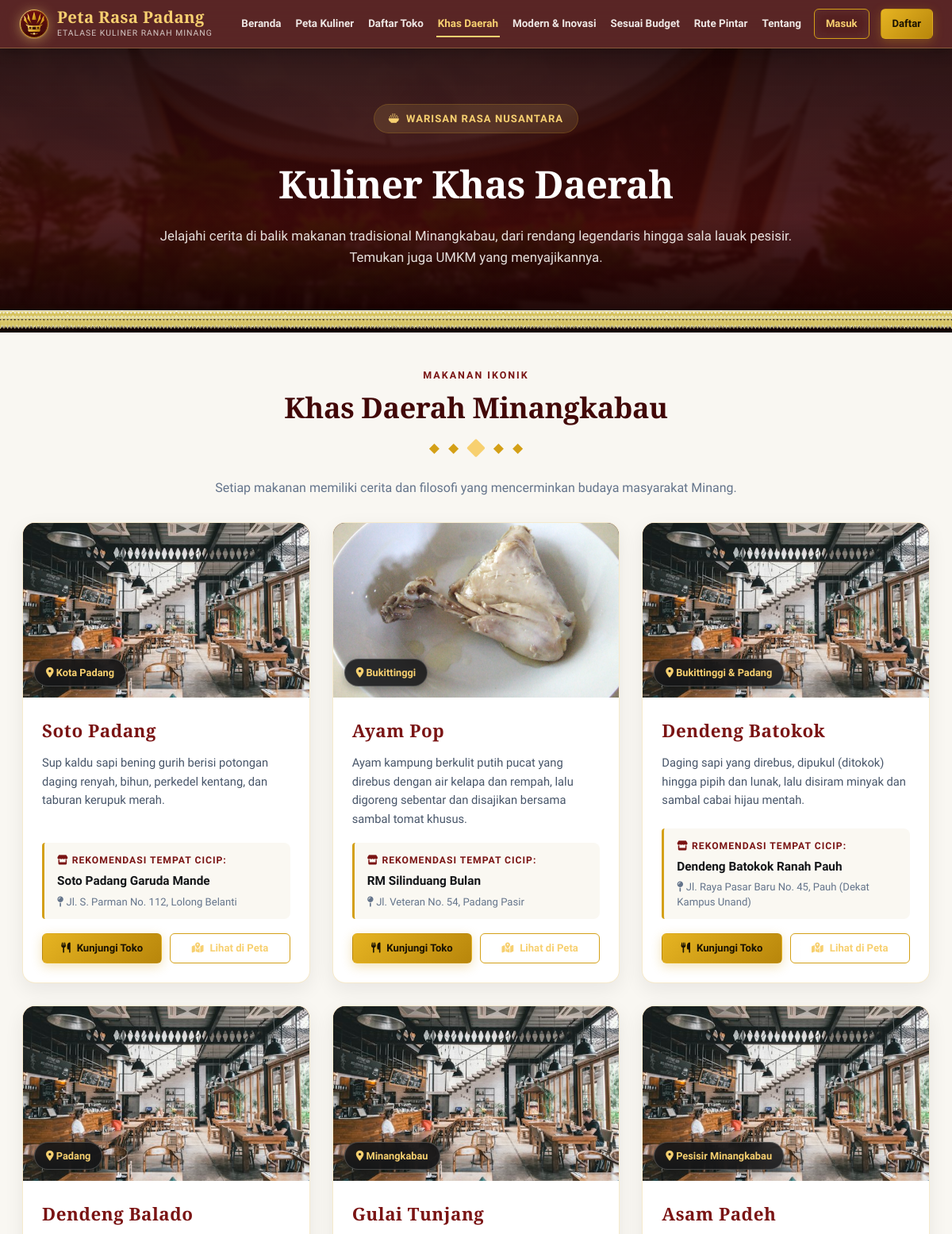
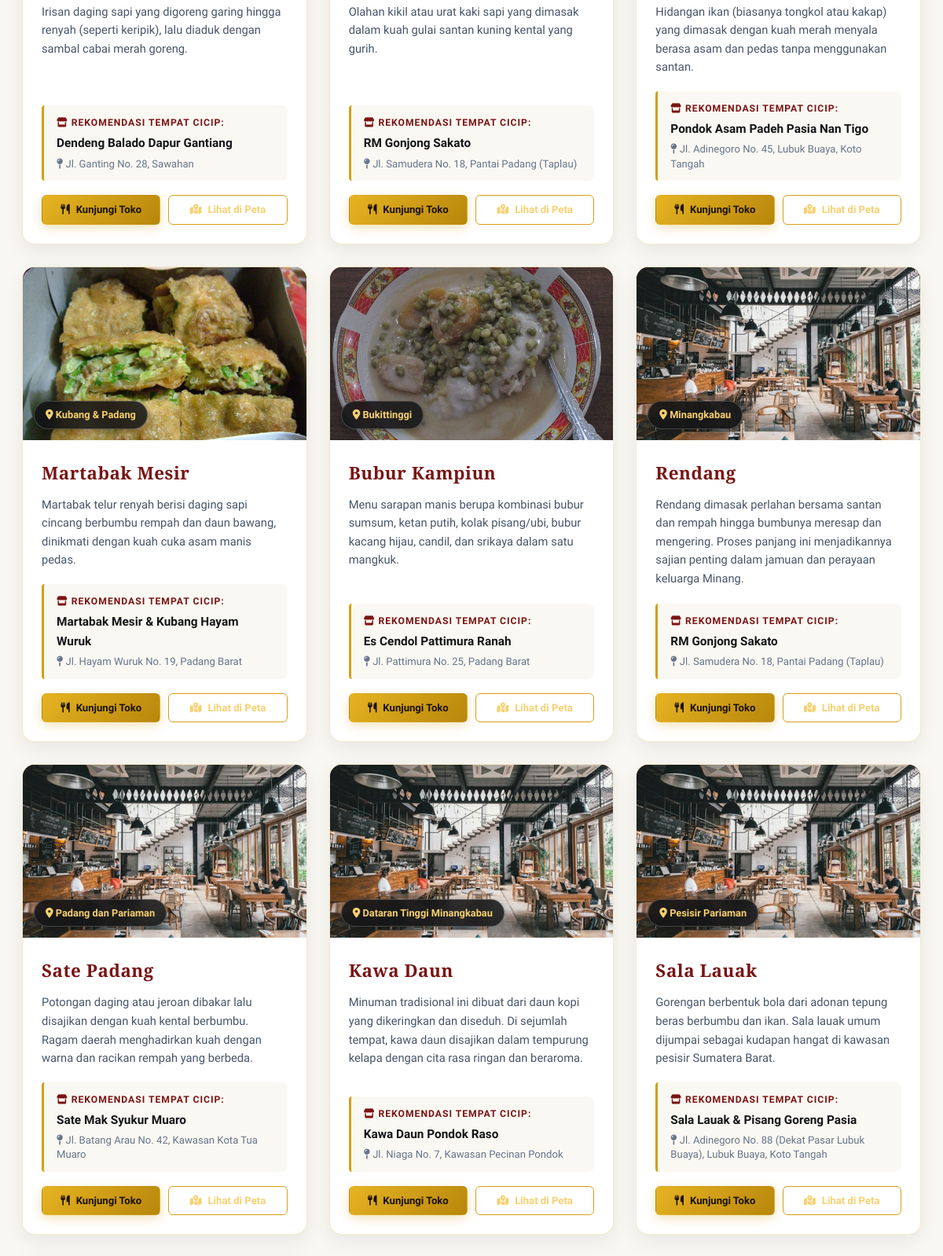
Screenshot of /khas-daerah.php (upper part) with the database file from the repository (2 pictures, top to bottom).
### tables this page shows
CREATE TABLE `makanan_khas` (
  `id_makanan` int(11) NOT NULL AUTO_INCREMENT,
  `nama_makanan` varchar(100) NOT NULL,
  `asal_daerah` varchar(100) DEFAULT NULL,
  `cerita` text DEFAULT NULL,
  `foto` varchar(255) DEFAULT NULL,
  `id_toko` int(11) DEFAULT NULL,
  PRIMARY KEY (`id_makanan`),
  KEY `id_toko` (`id_toko`),
  CONSTRAINT `makanan_khas_ibfk_1` FOREIGN KEY (`id_toko`) REFERENCES `toko` (`id_toko`) ON DELETE SET NULL
);

CREATE TABLE `toko` (
  `id_toko` int(11) NOT NULL AUTO_INCREMENT,
  `nama_toko` varchar(100) NOT NULL,
  `alamat` varchar(255) DEFAULT NULL,
  `kategori` varchar(50) DEFAULT NULL,
  `deskripsi` text DEFAULT NULL,
  `latitude` decimal(10,7) NOT NULL,
  `longitude` decimal(10,7) NOT NULL,
  `foto` varchar(255) DEFAULT NULL,
  `no_wa` varchar(20) DEFAULT NULL,
  `jam_buka` varchar(100) DEFAULT NULL,
  `is_khas` tinyint(1) DEFAULT 0,
  `is_hidden_gem` tinyint(1) DEFAULT 0,
  `visit_count` int(11) DEFAULT 0,
  `whatsapp_views` int(11) DEFAULT 0,
  `id_pemilik` int(11) DEFAULT NULL,
  PRIMARY KEY (`id_toko`),
  KEY `fk_toko_pemilik` (`id_pemilik`),
  CONSTRAINT `fk_toko_pemilik` FOREIGN KEY (`id_pemilik`) REFERENCES `users` (`id_user`) ON DELETE SET NULL
);

### khas-daerah.php (the view, shortened to what this page needs)
<?php
require_once 'koneksi.php';
$active_nav = 'khas';
$res_makanan = mysqli_query($koneksi, "SELECT * FROM makanan_khas ORDER BY id_makanan ASC");
?>
<!DOCTYPE html>
<html lang="id">
<head>
    <link rel="stylesheet" href="assets/css/style.css">
    <link rel="stylesheet" href="https://cdnjs.cloudflare.com/ajax/libs/font-awesome/6.5.1/css/all.min.css">
</head>
<body>
    <?php include 'navbar.php'; ?>
    <section class="page-banner">
        <div class="page-banner-overlay"></div>
        <div class="page-banner-content">
            <span class="hero-badge"><i class="fa-solid fa-bowl-rice"></i> WARISAN RASA NUSANTARA</span>
            <h1 class="page-banner-title">Kuliner Khas Daerah</h1>
            <p class="page-banner-desc">Jelajahi cerita di balik makanan tradisional Minangkabau, dari rendang legendaris hingga sala lauak pesisir. Temukan juga UMKM yang menyajikannya.</p>
        </div>
        <div class="songket-border-bottom"></div>
    </section>
    <section class="section-container" style="margin-top:40px;">
        <div class="section-header text-center">
            <span class="section-kicker">MAKANAN IKONIK</span>
            <h2 class="section-heading">Khas Daerah Minangkabau</h2>
            <div class="minang-divider">
                <span>◆</span><span>◆</span><span class="center-diamond"><i class="fa-solid fa-diamond text-gold"></i></span><span>◆</span><span>◆</span>
            </div>
            <p class="section-subtext">Setiap makanan memiliki cerita dan filosofi yang mencerminkan budaya masyarakat Minang.</p>
        </div>
        <?php if ($res_makanan && mysqli_num_rows($res_makanan) > 0): ?>
            <div class="khas-grid">
                <?php while ($m = mysqli_fetch_assoc($res_makanan)):
                    $foto_m = !empty($m['foto']) ? 'assets/img/' . $m['foto'] : 'assets/img/default.png';
                    $toko_k = null;
                    if (!empty($m['id_toko'])) {
                        $stmt_t = mysqli_prepare($koneksi, "SELECT id_toko, nama_toko, alamat, latitude, longitude FROM toko WHERE id_toko = ?");
                        mysqli_stmt_bind_param($stmt_t, "i", $m['id_toko']);
                        mysqli_stmt_execute($stmt_t);
                        $toko_k = mysqli_fetch_assoc(mysqli_stmt_get_result($stmt_t));
                    }
                ?>
                    <div class="khas-card">
                        <div class="khas-card-media">
                            <img src="<?= htmlspecialchars($foto_m); ?>" alt="<?= htmlspecialchars($m['nama_makanan']); ?>" class="khas-img" onerror="this.src='assets/img/default.png'">
                            <span class="khas-origin-badge"><i class="fa-solid fa-location-dot"></i> <?= htmlspecialchars($m['asal_daerah']); ?></span>
                        </div>
                        <div class="khas-card-content">
                            <h3 class="khas-nama"><?= htmlspecialchars($m['nama_makanan']); ?></h3>
                            <p class="khas-cerita"><?= htmlspecialchars($m['cerita']); ?></p>
                            <?php if ($toko_k): ?>
                                <div class="khas-location-box">
                                    <span class="khas-loc-title"><i class="fa-solid fa-store"></i> Rekomendasi Tempat Cicip:</span>
                                    <strong class="khas-loc-name"><?= htmlspecialchars($toko_k['nama_toko']); ?></strong>
                                    <p class="khas-loc-address"><i class="fa-solid fa-map-pin"></i> <?= htmlspecialchars($toko_k['alamat']); ?></p>
                                </div>
                                <div class="khas-card-actions">
                                    <a href="detail.php?id=<?= $toko_k['id_toko']; ?>" class="btn btn-sm btn-gold">
                                        <i class="fa-solid fa-utensils"></i> Kunjungi Toko
                                    </a>
                                    <a href="peta.php?toko=<?= $toko_k['id_toko']; ?>" class="btn btn-sm btn-outline-gold">
                                        <i class="fa-solid fa-map-location-dot"></i> Lihat di Peta
                                    </a>
                                </div>
                            <?php endif; ?>
                        </div>
                    </div>
                <?php endwhile; ?>
            </div>
        <?php else: ?>
            <div class="error-msg-box">
                <p>Belum ada data makanan khas daerah. <a href="detail.php?id=1">Lihat contoh UMKM</a></p>
            </div>
        <?php endif; ?>
    </section>
</body>
</html>

### navbar.php (shortened to what this page needs)
<?php
$nav_prefix = $nav_prefix ?? '';
?>
<header class="navbar" id="main-navbar">
    <div class="nav-container">
        <a href="<?= $nav_prefix; ?>index.php" class="brand">
            <span class="brand-icon"><img src="<?= $nav_prefix; ?>assets/img/logo-minang.svg" alt="Logo Peta Rasa Padang"></span>
            <div class="brand-text">
                <span class="brand-title">Peta Rasa Padang</span>
                <span class="brand-tagline">Etalase Kuliner Ranah Minang</span>
            </div>
        </a>
        <nav class="nav-links">
            <a href="<?= $nav_prefix; ?>index.php" class="nav-link <?= ($active_nav === 'beranda') ? 'active-link' : ''; ?>">Beranda</a>
            <a href="<?= $nav_prefix; ?>peta.php" class="nav-link <?= ($active_nav === 'peta') ? 'active-link' : ''; ?>">Peta Kuliner</a>
            <a href="<?= $nav_prefix; ?>toko.php" class="nav-link <?= ($active_nav === 'toko') ? 'active-link' : ''; ?>">Daftar Toko</a>
            <a href="<?= $nav_prefix; ?>khas-daerah.php" class="nav-link <?= ($active_nav === 'khas') ? 'active-link' : ''; ?>">Khas Daerah</a>
            <a href="<?= $nav_prefix; ?>kuliner-modern.php" class="nav-link <?= ($active_nav === 'modern') ? 'active-link' : ''; ?>">Modern &amp; Inovasi</a>
            <a href="<?= $nav_prefix; ?>kuliner-budget.php" class="nav-link <?= ($active_nav === 'budget') ? 'active-link' : ''; ?>">Sesuai Budget</a>
            <a href="<?= $nav_prefix; ?>smart-route.php" class="nav-link <?= ($active_nav === 'route') ? 'active-link' : ''; ?>">Rute Pintar</a>
            <a href="<?= $nav_prefix; ?>tentang.php" class="nav-link <?= ($active_nav === 'tentang') ? 'active-link' : ''; ?>">Tentang</a>
            <?php if (isset($_SESSION['username'])): ?>
                <?php if (isset($_SESSION['role']) && $_SESSION['role'] === 'pemilik'): ?>
                    <a href="<?= $nav_prefix; ?>pemilik/dashboard.php" class="btn btn-gold btn-sm"><i class="fa-solid fa-store"></i> Kelola Toko</a>
                <?php else: ?>
                    <span class="user-greeting" style="color:var(--emas-terang); font-size:0.85rem; font-weight:600; padding:6px 10px;">
                        <i class="fa-solid fa-user"></i> <?= htmlspecialchars($_SESSION['username']); ?>
                    </span>
                <?php endif; ?>
                <a href="<?= $nav_prefix; ?>logout.php" class="btn btn-outline-gold btn-sm">Keluar</a>
            <?php else: ?>
                <a href="<?= $nav_prefix; ?>login.php" class="btn btn-outline-gold btn-sm">Masuk</a>
                <a href="<?= $nav_prefix; ?>register.php" class="btn btn-gold btn-sm">Daftar</a>
            <?php endif; ?>
        </nav>
    </div>
</header>

### rows the page displays
makanan_khas: asal_daerah "Kota Padang", nama_makanan "Soto Padang", cerita "Sup kaldu sapi bening gurih berisi potongan daging renyah, bihun, perkedel kentang, dan taburan kerupuk merah.", id_toko.nama_toko "Soto Padang Garuda Mande", id_toko.alamat "Jl. S. Parman No. 112, Lolong Belanti"
makanan_khas: foto (picture), asal_daerah "Bukittinggi", nama_makanan "Ayam Pop", cerita "Ayam kampung berkulit putih pucat yang direbus dengan air kelapa dan rempah, lalu digoreng sebentar dan disajikan bersama sambal tomat khusus.", id_toko.nama_toko "RM Silinduang Bulan", id_toko.alamat "Jl. Veteran No. 54, Padang Pasir"
makanan_khas: asal_daerah "Bukittinggi & Padang", nama_makanan "Dendeng Batokok", cerita "Daging sapi yang direbus, dipukul (ditokok) hingga pipih dan lunak, lalu disiram minyak dan sambal cabai hijau mentah.", id_toko.nama_toko "Dendeng Batokok Ranah Pauh", id_toko.alamat "Jl. Raya Pasar Baru No. 45, Pauh (Dekat Kampus Unand)"
makanan_khas: asal_daerah "Padang", nama_makanan "Dendeng Balado", cerita "Irisan daging sapi yang digoreng garing hingga renyah (seperti keripik), lalu diaduk dengan sambal cabai merah goreng.", id_toko.nama_toko "Dendeng Balado Dapur Gantiang", id_toko.alamat "Jl. Ganting No. 28, Sawahan"
makanan_khas: asal_daerah "Minangkabau", nama_makanan "Gulai Tunjang", cerita "Olahan kikil atau urat kaki sapi yang dimasak dalam kuah gulai santan kuning kental yang gurih.", id_toko.nama_toko "RM Gonjong Sakato", id_toko.alamat "Jl. Samudera No. 18, Pantai Padang (Taplau)"
makanan_khas: asal_daerah "Pesisir Minangkabau", nama_makanan "Asam Padeh", cerita "Hidangan ikan (biasanya tongkol atau kakap) yang dimasak dengan kuah merah menyala berasa asam dan pedas tanpa menggunakan santan.", id_toko.nama_toko "Pondok Asam Padeh Pasia Nan Tigo", id_toko.alamat "Jl. Adinegoro No. 45, Lubuk Buaya, Koto Tangah"
makanan_khas: foto (picture), asal_daerah "Kubang & Padang", nama_makanan "Martabak Mesir", cerita "Martabak telur renyah berisi daging sapi cincang berbumbu rempah dan daun bawang, dinikmati dengan kuah cuka asam manis pedas.", id_toko.nama_toko "Martabak Mesir & Kubang Hayam Wuruk", id_toko.alamat "Jl. Hayam Wuruk No. 19, Padang Barat"
makanan_khas: foto (picture), asal_daerah "Bukittinggi", nama_makanan "Bubur Kampiun", cerita "Menu sarapan manis berupa kombinasi bubur sumsum, ketan putih, kolak pisang/ubi, bubur kacang hijau, candil, dan srikaya dalam satu mangkuk.", id_toko.nama_toko "Es Cendol Pattimura Ranah", id_toko.alamat "Jl. Pattimura No. 25, Padang Barat"
makanan_khas: asal_daerah "Minangkabau", nama_makanan "Rendang", cerita "Rendang dimasak perlahan bersama santan dan rempah hingga bumbunya meresap dan mengering. Proses panjang ini menjadikannya sajian penting dalam jamuan dan perayaan keluarga Minang.", id_toko.nama_toko "RM Gonjong Sakato", id_toko.alamat "Jl. Samudera No. 18, Pantai Padang (Taplau)"
makanan_khas: asal_daerah "Padang dan Pariaman", nama_makanan "Sate Padang", cerita "Potongan daging atau jeroan dibakar lalu disajikan dengan kuah kental berbumbu. Ragam daerah menghadirkan kuah dengan warna dan racikan rempah yang berbeda.", id_toko.nama_toko "Sate Mak Syukur Muaro", id_toko.alamat "Jl. Batang Arau No. 42, Kawasan Kota Tua Muaro"
makanan_khas: asal_daerah "Dataran Tinggi Minangkabau", nama_makanan "Kawa Daun", cerita "Minuman tradisional ini dibuat dari daun kopi yang dikeringkan dan diseduh. Di sejumlah tempat, kawa daun disajikan dalam tempurung kelapa dengan cita rasa ringan dan beraroma.", id_toko.nama_toko "Kawa Daun Pondok Raso", id_toko.alamat "Jl. Niaga No. 7, Kawasan Pecinan Pondok"
makanan_khas: asal_daerah "Pesisir Pariaman", nama_makanan "Sala Lauak", cerita "Gorengan berbentuk bola dari adonan tepung beras berbumbu dan ikan. Sala lauak umum dijumpai sebagai kudapan hangat di kawasan pesisir Sumatera Barat.", id_toko.nama_toko "Sala Lauak & Pisang Goreng Pasia", id_toko.alamat "Jl. Adinegoro No. 88 (Dekat Pasar Lubuk Buaya), Lubuk Buaya, Koto Tangah"
